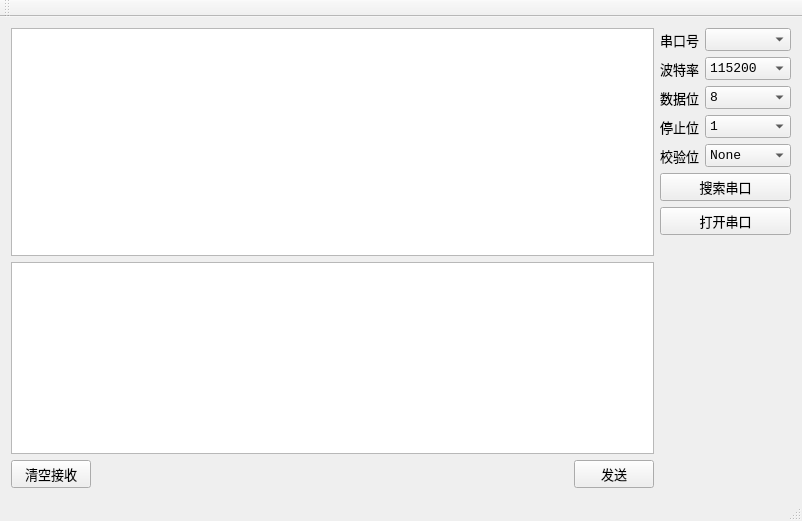
<?xml version="1.0" encoding="UTF-8"?>
<ui version="4.0">
 <class>MainWindow</class>
 <widget class="QMainWindow" name="MainWindow">
  <property name="geometry">
   <rect>
    <x>0</x>
    <y>0</y>
    <width>802</width>
    <height>521</height>
   </rect>
  </property>
  <property name="windowTitle">
   <string>MainWindow</string>
  </property>
  <widget class="QWidget" name="centralWidget">
   <layout class="QHBoxLayout" name="horizontalLayout_8">
    <item>
     <layout class="QHBoxLayout" name="horizontalLayout_6">
      <item>
       <layout class="QVBoxLayout" name="verticalLayout_2">
        <property name="sizeConstraint">
         <enum>QLayout::SetNoConstraint</enum>
        </property>
        <item>
         <widget class="QTextEdit" name="tex_recv_text">
          <property name="sizePolicy">
           <sizepolicy hsizetype="Expanding" vsizetype="Expanding">
            <horstretch>0</horstretch>
            <verstretch>0</verstretch>
           </sizepolicy>
          </property>
         </widget>
        </item>
        <item>
         <widget class="QTextEdit" name="tex_send_text">
          <property name="sizePolicy">
           <sizepolicy hsizetype="Preferred" vsizetype="Fixed">
            <horstretch>0</horstretch>
            <verstretch>0</verstretch>
           </sizepolicy>
          </property>
         </widget>
        </item>
        <item>
         <layout class="QHBoxLayout" name="horizontalLayout_7">
          <item>
           <widget class="QPushButton" name="btn_clear_recv">
            <property name="font">
             <font>
              <family>Consolas</family>
              <pointsize>10</pointsize>
             </font>
            </property>
            <property name="text">
             <string>清空接收</string>
            </property>
           </widget>
          </item>
          <item>
           <spacer name="horizontalSpacer">
            <property name="orientation">
             <enum>Qt::Horizontal</enum>
            </property>
            <property name="sizeHint" stdset="0">
             <size>
              <width>40</width>
              <height>20</height>
             </size>
            </property>
           </spacer>
          </item>
          <item>
           <widget class="QPushButton" name="btn_send_message">
            <property name="font">
             <font>
              <family>Consolas</family>
              <pointsize>10</pointsize>
             </font>
            </property>
            <property name="text">
             <string>发送</string>
            </property>
           </widget>
          </item>
         </layout>
        </item>
       </layout>
      </item>
      <item>
       <layout class="QVBoxLayout" name="verticalLayout">
        <item>
         <layout class="QHBoxLayout" name="horizontalLayout">
          <item>
           <widget class="QLabel" name="label">
            <property name="sizePolicy">
             <sizepolicy hsizetype="Fixed" vsizetype="Preferred">
              <horstretch>0</horstretch>
              <verstretch>0</verstretch>
             </sizepolicy>
            </property>
            <property name="font">
             <font>
              <family>Consolas</family>
              <pointsize>10</pointsize>
             </font>
            </property>
            <property name="text">
             <string>串口号</string>
            </property>
           </widget>
          </item>
          <item>
           <widget class="QComboBox" name="cbx_com_name">
            <property name="sizePolicy">
             <sizepolicy hsizetype="Preferred" vsizetype="Fixed">
              <horstretch>0</horstretch>
              <verstretch>0</verstretch>
             </sizepolicy>
            </property>
            <property name="font">
             <font>
              <family>Consolas</family>
              <pointsize>10</pointsize>
             </font>
            </property>
           </widget>
          </item>
         </layout>
        </item>
        <item>
         <layout class="QHBoxLayout" name="horizontalLayout_2">
          <item>
           <widget class="QLabel" name="label_2">
            <property name="sizePolicy">
             <sizepolicy hsizetype="Fixed" vsizetype="Preferred">
              <horstretch>0</horstretch>
              <verstretch>0</verstretch>
             </sizepolicy>
            </property>
            <property name="font">
             <font>
              <family>Consolas</family>
              <pointsize>10</pointsize>
             </font>
            </property>
            <property name="text">
             <string>波特率</string>
            </property>
           </widget>
          </item>
          <item>
           <widget class="QComboBox" name="cbx_bandrate">
            <property name="sizePolicy">
             <sizepolicy hsizetype="Preferred" vsizetype="Fixed">
              <horstretch>0</horstretch>
              <verstretch>0</verstretch>
             </sizepolicy>
            </property>
            <property name="font">
             <font>
              <family>Consolas</family>
              <pointsize>10</pointsize>
             </font>
            </property>
            <item>
             <property name="text">
              <string>115200</string>
             </property>
            </item>
            <item>
             <property name="text">
              <string>9600</string>
             </property>
            </item>
           </widget>
          </item>
         </layout>
        </item>
        <item>
         <layout class="QHBoxLayout" name="horizontalLayout_3">
          <item>
           <widget class="QLabel" name="label_3">
            <property name="sizePolicy">
             <sizepolicy hsizetype="Fixed" vsizetype="Preferred">
              <horstretch>0</horstretch>
              <verstretch>0</verstretch>
             </sizepolicy>
            </property>
            <property name="font">
             <font>
              <family>Consolas</family>
              <pointsize>10</pointsize>
             </font>
            </property>
            <property name="text">
             <string>数据位</string>
            </property>
           </widget>
          </item>
          <item>
           <widget class="QComboBox" name="cbx_databit">
            <property name="sizePolicy">
             <sizepolicy hsizetype="Preferred" vsizetype="Fixed">
              <horstretch>0</horstretch>
              <verstretch>0</verstretch>
             </sizepolicy>
            </property>
            <property name="font">
             <font>
              <family>Consolas</family>
              <pointsize>10</pointsize>
             </font>
            </property>
            <item>
             <property name="text">
              <string>8</string>
             </property>
            </item>
            <item>
             <property name="text">
              <string>7</string>
             </property>
            </item>
            <item>
             <property name="text">
              <string>6</string>
             </property>
            </item>
            <item>
             <property name="text">
              <string>5</string>
             </property>
            </item>
           </widget>
          </item>
         </layout>
        </item>
        <item>
         <layout class="QHBoxLayout" name="horizontalLayout_5">
          <item>
           <widget class="QLabel" name="label_5">
            <property name="sizePolicy">
             <sizepolicy hsizetype="Fixed" vsizetype="Preferred">
              <horstretch>0</horstretch>
              <verstretch>0</verstretch>
             </sizepolicy>
            </property>
            <property name="font">
             <font>
              <family>Consolas</family>
              <pointsize>10</pointsize>
             </font>
            </property>
            <property name="text">
             <string>停止位</string>
            </property>
           </widget>
          </item>
          <item>
           <widget class="QComboBox" name="cbx_stopbit">
            <property name="sizePolicy">
             <sizepolicy hsizetype="Preferred" vsizetype="Fixed">
              <horstretch>0</horstretch>
              <verstretch>0</verstretch>
             </sizepolicy>
            </property>
            <property name="font">
             <font>
              <family>Consolas</family>
              <pointsize>10</pointsize>
             </font>
            </property>
            <item>
             <property name="text">
              <string>1</string>
             </property>
            </item>
            <item>
             <property name="text">
              <string>1.5</string>
             </property>
            </item>
            <item>
             <property name="text">
              <string>2</string>
             </property>
            </item>
           </widget>
          </item>
         </layout>
        </item>
        <item>
         <layout class="QHBoxLayout" name="horizontalLayout_4">
          <item>
           <widget class="QLabel" name="label_4">
            <property name="sizePolicy">
             <sizepolicy hsizetype="Fixed" vsizetype="Preferred">
              <horstretch>0</horstretch>
              <verstretch>0</verstretch>
             </sizepolicy>
            </property>
            <property name="font">
             <font>
              <family>Consolas</family>
              <pointsize>10</pointsize>
             </font>
            </property>
            <property name="text">
             <string>校验位</string>
            </property>
           </widget>
          </item>
          <item>
           <widget class="QComboBox" name="cbx_paritybit">
            <property name="sizePolicy">
             <sizepolicy hsizetype="Preferred" vsizetype="Fixed">
              <horstretch>0</horstretch>
              <verstretch>0</verstretch>
             </sizepolicy>
            </property>
            <property name="font">
             <font>
              <family>Consolas</family>
              <pointsize>10</pointsize>
             </font>
            </property>
            <item>
             <property name="text">
              <string>None</string>
             </property>
            </item>
            <item>
             <property name="text">
              <string>Odd</string>
             </property>
            </item>
            <item>
             <property name="text">
              <string>Even</string>
             </property>
            </item>
           </widget>
          </item>
         </layout>
        </item>
        <item>
         <widget class="QPushButton" name="btn_find_seriaport">
          <property name="font">
           <font>
            <family>Consolas</family>
            <pointsize>10</pointsize>
           </font>
          </property>
          <property name="focusPolicy">
           <enum>Qt::NoFocus</enum>
          </property>
          <property name="text">
           <string>搜索串口</string>
          </property>
         </widget>
        </item>
        <item>
         <widget class="QPushButton" name="btn_open_port">
          <property name="font">
           <font>
            <family>Consolas</family>
            <pointsize>10</pointsize>
           </font>
          </property>
          <property name="text">
           <string>打开串口</string>
          </property>
         </widget>
        </item>
        <item>
         <spacer name="verticalSpacer">
          <property name="orientation">
           <enum>Qt::Vertical</enum>
          </property>
          <property name="sizeHint" stdset="0">
           <size>
            <width>20</width>
            <height>40</height>
           </size>
          </property>
         </spacer>
        </item>
       </layout>
      </item>
     </layout>
    </item>
   </layout>
  </widget>
  <widget class="QMenuBar" name="menuBar">
   <property name="geometry">
    <rect>
     <x>0</x>
     <y>0</y>
     <width>802</width>
     <height>26</height>
    </rect>
   </property>
  </widget>
  <widget class="QToolBar" name="mainToolBar">
   <attribute name="toolBarArea">
    <enum>TopToolBarArea</enum>
   </attribute>
   <attribute name="toolBarBreak">
    <bool>false</bool>
   </attribute>
  </widget>
  <widget class="QStatusBar" name="statusBar"/>
 </widget>
 <layoutdefault spacing="6" margin="11"/>
 <resources/>
 <connections/>
</ui>
